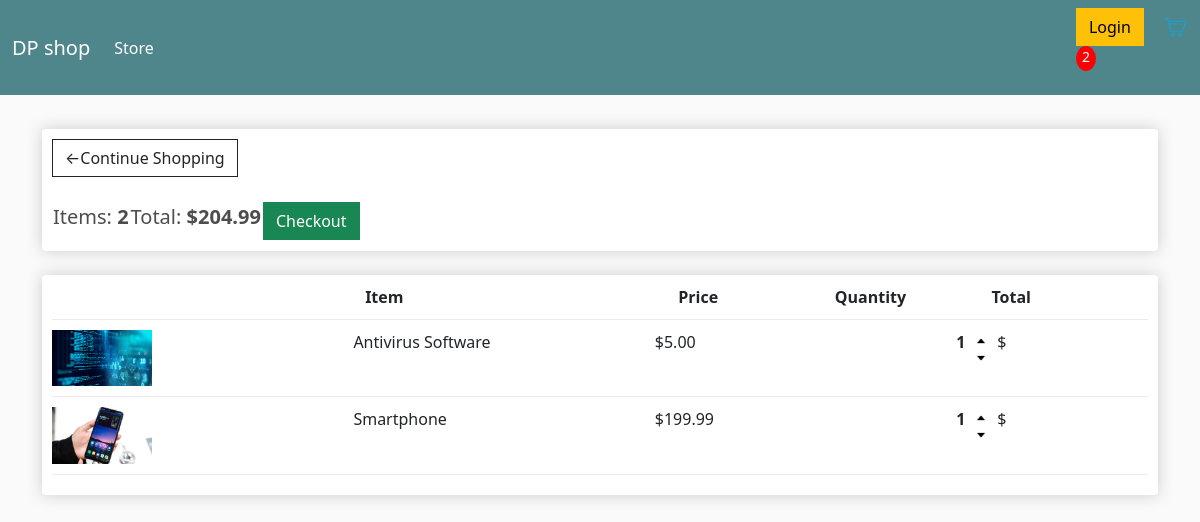
The app's page /cart/ (signed in) with its own data.
### store/models.py (models this page shows, shortened)
class Order(models.Model):
    customer = models.ForeignKey(Customer, on_delete=models.SET_NULL, null=True, blank=True)
    data_ordered = models.DateTimeField(auto_now_add=True)
    complete = models.BooleanField(default=False, null=True, blank=True)
    transaction_id = models.CharField(max_length=200, null=True)
    @property
    def get_cart_total(self):
        orderitems = self.orderitem_set.all()
        total = sum([item.get_total for item in orderitems])
        return total
    @property
    def get_cart_items(self):
        orderitems = self.orderitem_set.all()
        total = sum([item.quantity for item in orderitems])
        return total

class OrderItem(models.Model):
    product = models.ForeignKey(Product, on_delete=models.SET_NULL, null=True)
    order = models.ForeignKey(Order, on_delete=models.SET_NULL, null=True)
    quantity = models.IntegerField(default=0, null=True, blank=True)
    date_added = models.DateTimeField(auto_now_add=True)
    @property
    def get_total(self):
        total = self.quantity * self.product.price
        return total

class Product(models.Model):
    name = models.CharField(max_length=200, null=True)
    price = models.DecimalField(max_digits=7, decimal_places=2)
    digital = models.BooleanField(default=False, null=True, blank=True)
    image = models.ImageField(null=True, blank=True)
    @property
    def imageURL(self):
        try:
            url = self.image.url
        except:
            url = ""
        return url

### store/views.py (the view)
# urls.py: path('cart/', views.cart, name='cart'),
def cart(request):
    if request.user.is_authenticated:
        customer = request.user.customer
        order, created = Order.objects.get_or_create(customer=customer, complete=False)
        items = order.orderitem_set.all()
        cartItems = order.get_cart_items
    else:
        items = []
        order = {'get_cart_total':0, 'get_cart_items':0, 'shipping': False}
        cartItems = order['get_cart_items']
    context = {'items': items, 'order':order, 'cartItems': cartItems}
    return render(request, "store/cart.html", context)

### store/templates/store/cart.html
{% extends 'store/main.html' %}
{% load static %}
{% block content %}
<div class="row">
    <div class="col-lg-12">
        <div class="box-element">
            <a class="btn btn-outline-dark" href="{% url 'store' %}">&#x2190;Continue Shopping</a>
            <br><br>
            <table>
                <tr>
                    <th><h5>Items: <strong>{{order.get_cart_items}}</strong></h5></th>
                    <th><h5>Total: <strong>${{order.get_cart_total|floatformat:2}}</strong></h5></th>
                    <th>
                        <a style="float: right;" class="btn btn-success" href="{% url 'checkout' %}">Checkout</a>
                    </th>
                </tr>
            </table>
        </div>
        <br>
        <div class="box-element">
            <div class="cart-row">
                <div style="flex:2"></div>
                <div style="flex:2"><strong>Item</strong></div>
                <div style="flex:1"><strong>Price</strong></div>
                <div style="flex:1"><strong>Quantity</strong></div>
                <div style="flex:1"><strong>Total</strong></div>
            </div>
            {% for item in items %}
            <div class="cart-row">
                <div style="flex:2"><img class="row-image" src="{{item.product.imageURL}}"></div>
                <div style="flex:2">{{item.product.name}}</div>
                <div style="flex:1">${{item.product.price|floatformat:2}}</div>
                <div style="flex:1"></div>
                    <p class="quantity">{{item.quantity}}</p>
                    <div class="quantity">
                        <img data-product="{{item.product.id}}" data-action="add" class="chg-quantity update-cart" src="{% static  'images/arrow-up.png' %}">
                        <img data-product="{{item.product.id}}" data-action="remove" class="chg-quantity update-cart" src="{% static  'images/arrow-down.png' %}">
                    </div>
                <div style="flex:1">$</div>
            </div>
            {% endfor %}
        </div>
    </div>
</div>
{% endblock content %}

### static/css/main.css (style rules this page uses)
body { background-color: hsl(0, 0%, 98%); }
h1,h2,h3,h4,h5,h6 { color:hsl(0, 0%, 30%); }
.box-element { box-shadow:hsl(0, 0%, 80%) 0 0 16px; background-color: #fff; border-radius: 4px; padding: 10px; }
.col-lg-4, .col-lg-6, .col-lg-8, .col-lg-12 { margin-top: 10px; }
.btn { border-radius: 0; }
.row-image { width: 100px; }
.cart-row { display: flex; align-items: flex-stretch; padding-bottom: 10px; margin-bottom: 10px; border-bottom: 1px solid #ececec; }
.quantity { display: inline-block; font-weight: 700; padding-right:10px; }
.chg-quantity { width: 12px; cursor: pointer; display: block; margin-top: 5px; transition:.1s; }

### records on screen
Order: get_cart_items "2", get_cart_total "204.99"
OrderItem: product.imageURL (picture), product.name "Antivirus Software", product.price "5.00", quantity "1"
OrderItem: product.imageURL (picture), product.name "Smartphone", product.price "199.99", quantity "1"

### other values on screen
{{ cartItems }} "2"
